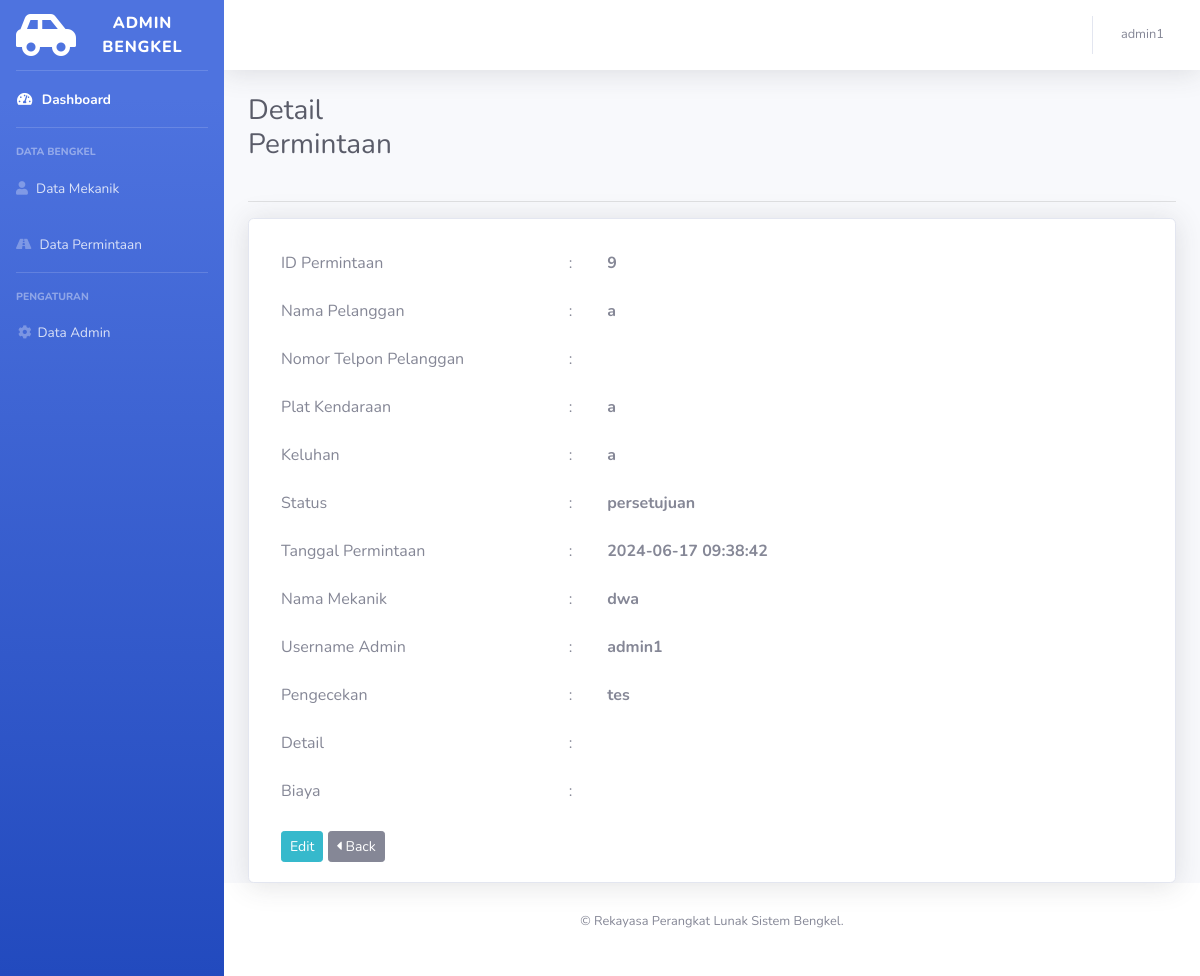
/page/admin/detailPermintaan.php?id=9 (signed in), run on the app's committed database.
### tables this page shows
CREATE TABLE `permintaan` (
  `id` int(11) NOT NULL,
  `nama` varchar(255) NOT NULL,
  `no_hp` varchar(255) NOT NULL,
  `plat_kendaraan` varchar(255) NOT NULL,
  `keluhan` text NOT NULL,
  `status` varchar(255) NOT NULL,
  `tanggal` datetime NOT NULL DEFAULT current_timestamp(),
  `id_admin` int(11) NOT NULL,
  `id_mekanik` int(11) NOT NULL,
  `pengecekan` varchar(255) DEFAULT NULL,
  `detail` text DEFAULT NULL,
  `biaya` int(11) DEFAULT NULL
);

CREATE TABLE `mekanik` (
  `id` int(11) NOT NULL,
  `nama` varchar(255) NOT NULL,
  `username` varchar(255) NOT NULL,
  `password` varchar(255) NOT NULL,
  `gaji` int(255) NOT NULL DEFAULT 0,
  `bonus` int(255) NOT NULL DEFAULT 0,
  `status` varchar(255) NOT NULL DEFAULT 'senggang',
  `total_permintaan` int(11) NOT NULL DEFAULT 0
);

### page/admin/detailPermintaan.php (the view, shortened to what this page needs)
<?php
$id=$_GET['id'];
    include '../../core/koneksi.php';
    $query = mysqli_query($konek, "SELECT o.*, m.nama AS nama_mekanik, a.username AS nama_admin
                                                FROM `permintaan` o
                                                INNER JOIN mekanik m ON o.id_mekanik = m.id
                                                INNER JOIN `admin` a ON o.id_admin = a.id
                                                WHERE o.id=$id");
    $row = mysqli_fetch_array($query);
?>
<!DOCTYPE html>
<html lang="en">
<head>
    <link href="vendor/fontawesome-free/css/all.min.css" rel="stylesheet" type="text/css">
    <link href="../style/sb-admin-2.min.css" rel="stylesheet">
    <link rel="stylesheet" href="https://maxcdn.bootstrapcdn.com/font-awesome/4.4.0/css/font-awesome.min.css">
</head>
<body id="page-top">
    <div id="wrapper">
        <ul class="navbar-nav bg-gradient-primary sidebar sidebar-dark accordion" id="accordionSidebar">
            <a class="sidebar-brand d-flex align-items-center justify-content-center" href="index.php">
                <div class="sidebar-brand-icon rotate-n-60">
                <i class='fas fa-car-side' style='font-size:48px;color:white'></i>
                </div>
                <div class="sidebar-brand-text mx-3">ADMIN Bengkel</div>
            </a>
            <hr class="sidebar-divider my-0">
            <li class="nav-item active">
                <a class="nav-link" href="index.php">
                    <i class="fas fa-fw fa-tachometer-alt"></i>
                    <span>Dashboard</span></a>
            </li>
            <hr class="sidebar-divider">
            <div class="sidebar-heading">
                Data Bengkel
            </div>
            <li class="nav-item">
                <a class="nav-link" href="mekanik.php">
                    <i class="fas fa-user"></i>
                    <span>Data Mekanik</span></a>
            </li>
            <li class="nav-item">
                <a class="nav-link" href="permintaan.php">
                    <i class="fas fa-road" ></i>
                    <span>Data Permintaan</span></a>
            </li>
            <hr class="sidebar-divider">
            <div class="sidebar-heading">
                Pengaturan
            </div>
            <li class="nav-item">
                <a class="nav-link" href="akun.php"><i class="fas fa-fw fa-cog"></i><span>Data Admin</span></a>
            </li>
        </ul>
        <div id="content-wrapper" class="d-flex flex-column">
            <div id="content">
                <nav class="navbar navbar-expand navbar-light bg-white topbar mb-4 static-top shadow">
                    <ul class="navbar-nav ml-auto">
                            <ul class="navbar-nav ml-auto">
                                <li class="nav-item dropdown no-arrow">
                                    <a class="nav-link dropdown-toggle" href="#" id="userDropdown" role="button" data-toggle="dropdown" aria-haspopup="true" aria-expanded="false">
                                        <span class="mr-2 d-none d-lg-inline text-gray-600 small"><?= $_SESSION['username'] ?></span>
                                    </a>
                                </li>
                            </ul>
                    </ul>
                </nav>
                <div class="container-fluid">
                    <div class="row">
                        <div class="d-sm-flex align-items-center justify-content-between mb-4 col-xl-3 col-md-6 mb-4">
                            <h1 class="h3 mb-0 text-gray-800">Detail Permintaan</h1>
                        </div>
                    </div>
                    <hr>
                    <div class="row">
                        <div class="col-sm-12">
                            <div class="card shadow">
                                <div class="card-body">
                                    <div class="row">
                                        <div class="col-md-8">
										    <table class="table table-borderless">
                                                <tr>
												    <td>ID Permintaan</td>
												    <td>:</td>
												    <td><b><?php echo $row["id"]?></b></td>
                                                </tr>
											    <tr>
												    <td>Nama Pelanggan</td>
												    <td>:</td>
												    <td><b><?php echo $row["nama"]?></b></td>
                                                </tr>
                                                <tr>
                                                    <td>Nomor Telpon Pelanggan</td>
                                                    <td>:</td>
                                                    <td><b><?php echo $row["no_hp"]?></b></td>
                                                </tr>
                                                <tr>
                                                    <td>Plat Kendaraan</td>
                                                    <td>:</td>
                                                    <td><b><?php echo $row["plat_kendaraan"]?></b></td>
                                                </tr>
                                                <tr>
                                                    <td>Keluhan</td>
                                                    <td>:</td>
                                                    <td><b><?php echo $row["keluhan"]?></b></td>
                                                </tr>
                                                <tr>
                                                    <td>Status</td>
                                                    <td>:</td>
                                                    <td><b><?php echo $row["status"]?></b></td>
                                                </tr>
                                                <tr>
                                                    <td>Tanggal Permintaan</td>
                                                    <td>:</td>
                                                    <td><b><?php echo $row["tanggal"]?></b></td>
                                                </tr>
                                                <tr>
                                                    <td>Nama Mekanik</td>
                                                    <td>:</td>
                                                    <td><b><?php echo $row["nama_mekanik"]?></b></td>
                                                </tr>
                                                <tr>
                                                    <td>Username Admin</td>
                                                    <td>:</td>
                                                    <td><b><?php echo $row["nama_admin"]?></b></td>
                                                </tr>
                                                <tr>
                                                    <td>Pengecekan</td>
                                                    <td>:</td>
                                                    <td><b><?php echo $row["pengecekan"]?></b></td>
                                                </tr>
                                                <tr>
                                                    <td>Detail</td>
                                                    <td>:</td>
                                                    <td><b><?php echo $row["detail"]?></b></td>
                                                </tr>
                                                <tr>
                                                    <td>Biaya</td>
                                                    <td>:</td>
                                                    <td><b><?php echo $row["biaya"]?></b></td>
                                                </tr>
                                            </table>
                                        </div>
									</div>
                                    <div>
                                        <div class="col">
                                            <?php
                                                if ($row['status']=='selesai' || $row['status']=='batal') {
                                                echo '<a href="../../core/hapusPermintaan.php?id=' . $row['id'] . '" class="btn btn-sm btn-danger" onclick="return confirm(\'apakah anda yakin?\')"><i class="fa fa-trash"></i>Hapus</a>';
                                                } else {
                                                echo '<a href="editPermintaan.php?id=' . $row['id'] . '" class="btn btn-sm btn-info"><i class="fa"></i>Edit</a>';
                                                }
                                            ?>
                                            <a href='permintaan.php' class='btn btn-sm btn-secondary'><i class='fas fa-caret-left'></i> Back</a>
									    </div>
                                    </div>
                                </div>
                            </div>
                        </div>
                    </div>
                </div>
            </div>
            <footer class="sticky-footer bg-white">
                <div class="container my-auto">
                    <div class="copyright text-center my-auto">
                        <p>&copy; Rekayasa Perangkat Lunak Sistem Bengkel.</p>
                    </div>
                </div>
            </footer>
        </div>
    </div>
</body>
</html>

### data on the page
permintaan: id "9", nama "a", plat_kendaraan "a", keluhan "a", status "persetujuan", tanggal "2024-06-17 09:38:42", id_mekanik.nama "dwa", id_admin.username "admin1", pengecekan "tes"

### other printed values
$_SESSION['username'] "admin1"
